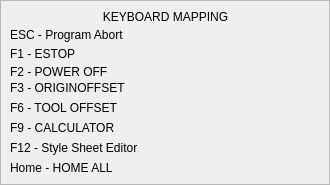
                        <widget class="QFrame" name="frame_16">
                         <property name="sizePolicy">
                          <sizepolicy hsizetype="Expanding" vsizetype="Expanding">
                           <horstretch>0</horstretch>
                           <verstretch>0</verstretch>
                          </sizepolicy>
                         </property>
                         <property name="frameShape">
                          <enum>QFrame::StyledPanel</enum>
                         </property>
                         <property name="frameShadow">
                          <enum>QFrame::Raised</enum>
                         </property>
                         <widget class="QLabel" name="label_29">
                          <property name="geometry">
                           <rect>
                            <x>10</x>
                            <y>10</y>
                            <width>311</width>
                            <height>14</height>
                           </rect>
                          </property>
                          <property name="frameShape">
                           <enum>QFrame::NoFrame</enum>
                          </property>
                          <property name="frameShadow">
                           <enum>QFrame::Raised</enum>
                          </property>
                          <property name="text">
                           <string>KEYBOARD MAPPING</string>
                          </property>
                          <property name="alignment">
                           <set>Qt::AlignCenter</set>
                          </property>
                         </widget>
                         <widget class="QLabel" name="label_34">
                          <property name="geometry">
                           <rect>
                            <x>10</x>
                            <y>160</y>
                            <width>131</width>
                            <height>16</height>
                           </rect>
                          </property>
                          <property name="text">
                           <string>Home - HOME ALL</string>
                          </property>
                         </widget>
                         <widget class="QLabel" name="label_30">
                          <property name="geometry">
                           <rect>
                            <x>10</x>
                            <y>28</y>
                            <width>311</width>
                            <height>14</height>
                           </rect>
                          </property>
                          <property name="text">
                           <string>ESC - Program Abort</string>
                          </property>
                         </widget>
                         <widget class="QLabel" name="label_31">
                          <property name="geometry">
                           <rect>
                            <x>10</x>
                            <y>46</y>
                            <width>131</width>
                            <height>16</height>
                           </rect>
                          </property>
                          <property name="text">
                           <string>F1 - ESTOP</string>
                          </property>
                         </widget>
                         <widget class="QLabel" name="label_32">
                          <property name="geometry">
                           <rect>
                            <x>10</x>
                            <y>64</y>
                            <width>131</width>
                            <height>16</height>
                           </rect>
                          </property>
                          <property name="text">
                           <string>F2 - POWER OFF</string>
                          </property>
                         </widget>
                         <widget class="QLabel" name="label_6">
                          <property name="geometry">
                           <rect>
                            <x>10</x>
                            <y>80</y>
                            <width>131</width>
                            <height>16</height>
                           </rect>
                          </property>
                          <property name="text">
                           <string>F3 - ORIGINOFFSET</string>
                          </property>
                         </widget>
                         <widget class="QLabel" name="label_35">
                          <property name="geometry">
                           <rect>
                            <x>10</x>
                            <y>140</y>
                            <width>161</width>
                            <height>16</height>
                           </rect>
                          </property>
                          <property name="text">
                           <string>F12 - Style Sheet Editor</string>
                          </property>
                         </widget>
                         <widget class="QLabel" name="label_33">
                          <property name="geometry">
                           <rect>
                            <x>10</x>
                            <y>100</y>
                            <width>131</width>
                            <height>16</height>
                           </rect>
                          </property>
                          <property name="text">
                           <string>F6 - TOOL OFFSET</string>
                          </property>
                         </widget>
                         <widget class="QLabel" name="label_36">
                          <property name="geometry">
                           <rect>
                            <x>10</x>
                            <y>120</y>
                            <width>131</width>
                            <height>16</height>
                           </rect>
                          </property>
                          <property name="text">
                           <string>F9 - CALCULATOR</string>
                          </property>
                         </widget>
                        </widget>
